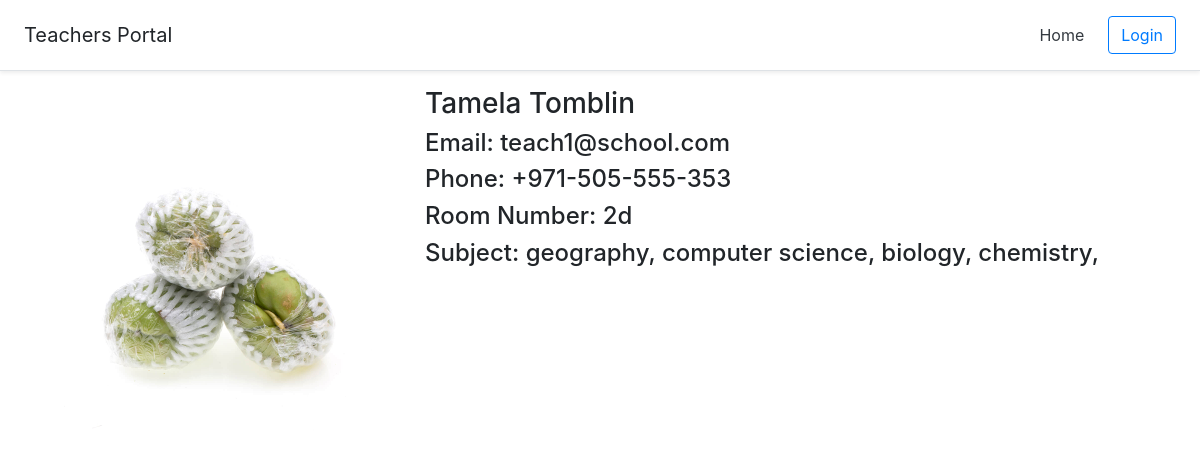
/26/, run on the app's committed database.
### teacher/models.py (models this page shows, shortened)
class Teacher(models.Model):
    first_name = models.CharField(default='', max_length=250)
    last_name = models.CharField(default='', max_length=250)
    profile_picture = models.ImageField(upload_to="dp/", default='dp/None/no-img.png')
    email_address = models.EmailField(max_length=254, unique=True)
    phone_regex = RegexValidator(regex=r'^\+?1?\d{9,15}$',
        message="Phone number must be entered in the format: '+999-999-999-999'. Up to 15 digits allowed.")
    phone_number = models.CharField(validators=[phone_regex], max_length=17, blank=True)
    room_number = models.CharField(default='', max_length=250)

class TeacherSubject(models.Model):
    teacher = models.ForeignKey(
            Teacher, on_delete=models.CASCADE, related_name="subject_taught")
    subject = models.ForeignKey(Subject, on_delete=models.CASCADE)

class Subject(models.Model):
    title = models.CharField(default='', max_length=250)

### teacher/views/teacher_views.py (the view)
# urls.py: path('<int:id>/', view.teacher_detail, name="teacherdetail"),
def teacher_detail(request, id):
    teacher = Teacher.objects.get(pk=id)
    subject_taught = TeacherSubject.objects.filter(teacher=teacher)
    context = {
        'teacher': teacher,
        'subject_taught':subject_taught
    }
    return render(request, 'teacher/teacher_detail.html', context)

### teacher/templates/teacher/teacher_detail.html (shortened to what this page needs)
{% extends 'teacher/base.html' %}
{% load static %}
{% block body %}
<div class="row">
    <div class="col-md-4">
        <img src="{{teacher.profile_picture.url}}" style="width:100%">
    </div>
    <div class="col-md-8">
        <h3>{{teacher.first_name}} {{teacher.last_name}}</h3>
        <h4>Email: {{teacher.email_address}}</h4>
        <h4>Phone: {{teacher.phone_number }}</h4>
        <h4>Room Number: {{ teacher.room_number }}</h4>
        <h4>Subject: {% for subject in subject_taught %}{{subject.subject.title}}, {% endfor %}</h4>
    </div>
</div>
{% endblock %}

### data on the page
Teacher: profile_picture (picture), first_name "Tamela", last_name "Tomblin", email_address "teach1@school.com", phone_number "+971-505-555-353", room_number "2d"
TeacherSubject: subject "geography"
TeacherSubject: subject "computer science"
TeacherSubject: subject "biology"
TeacherSubject: subject "chemistry"
